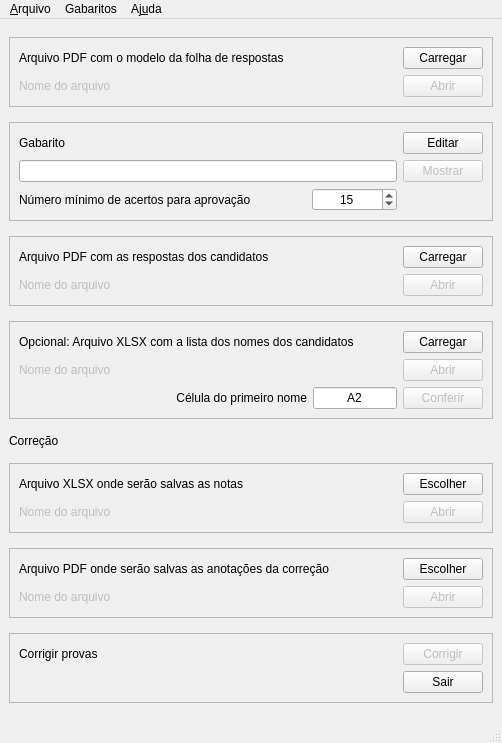
<?xml version="1.0" encoding="UTF-8"?>
<ui version="4.0">
 <class>MainWindow</class>
 <widget class="QMainWindow" name="MainWindow">
  <property name="geometry">
   <rect>
    <x>0</x>
    <y>0</y>
    <width>502</width>
    <height>743</height>
   </rect>
  </property>
  <property name="sizePolicy">
   <sizepolicy hsizetype="Preferred" vsizetype="Fixed">
    <horstretch>0</horstretch>
    <verstretch>0</verstretch>
   </sizepolicy>
  </property>
  <property name="minimumSize">
   <size>
    <width>0</width>
    <height>0</height>
   </size>
  </property>
  <property name="windowTitle">
   <string>Corretor ENA</string>
  </property>
  <property name="locale">
   <locale language="Portuguese" country="Brazil"/>
  </property>
  <widget class="QWidget" name="centralwidget">
   <property name="sizePolicy">
    <sizepolicy hsizetype="Preferred" vsizetype="Fixed">
     <horstretch>0</horstretch>
     <verstretch>0</verstretch>
    </sizepolicy>
   </property>
   <layout class="QGridLayout" name="gridLayout_3">
    <item row="0" column="0">
     <widget class="QFrame" name="frameModel">
      <property name="sizePolicy">
       <sizepolicy hsizetype="Preferred" vsizetype="Fixed">
        <horstretch>0</horstretch>
        <verstretch>0</verstretch>
       </sizepolicy>
      </property>
      <property name="frameShape">
       <enum>QFrame::StyledPanel</enum>
      </property>
      <property name="frameShadow">
       <enum>QFrame::Raised</enum>
      </property>
      <layout class="QGridLayout" name="gridLayout_12">
       <item row="0" column="1">
        <widget class="QPushButton" name="pushButtonModelLoad">
         <property name="toolTip">
          <string>Carrega o arquivo PDF com o modelo da folha de respostas</string>
         </property>
         <property name="statusTip">
          <string>Carrega o arquivo PDF com o modelo da folha de respostas</string>
         </property>
         <property name="text">
          <string>Carregar</string>
         </property>
         <property name="autoDefault">
          <bool>true</bool>
         </property>
        </widget>
       </item>
       <item row="1" column="1">
        <widget class="QPushButton" name="pushButtonModelOpen">
         <property name="enabled">
          <bool>false</bool>
         </property>
         <property name="toolTip">
          <string>Exibe o modelo da folha de respostas com as marcações para a correção</string>
         </property>
         <property name="statusTip">
          <string>Exibe o modelo da folha de respostas com as marcações para a correção</string>
         </property>
         <property name="text">
          <string>Abrir</string>
         </property>
         <property name="autoDefault">
          <bool>true</bool>
         </property>
        </widget>
       </item>
       <item row="1" column="0">
        <widget class="QLabel" name="labelModelFileName">
         <property name="enabled">
          <bool>false</bool>
         </property>
         <property name="sizePolicy">
          <sizepolicy hsizetype="Preferred" vsizetype="Fixed">
           <horstretch>0</horstretch>
           <verstretch>0</verstretch>
          </sizepolicy>
         </property>
         <property name="minimumSize">
          <size>
           <width>0</width>
           <height>0</height>
          </size>
         </property>
         <property name="baseSize">
          <size>
           <width>0</width>
           <height>26</height>
          </size>
         </property>
         <property name="autoFillBackground">
          <bool>true</bool>
         </property>
         <property name="frameShape">
          <enum>QFrame::NoFrame</enum>
         </property>
         <property name="frameShadow">
          <enum>QFrame::Plain</enum>
         </property>
         <property name="text">
          <string>Nome do arquivo</string>
         </property>
         <property name="wordWrap">
          <bool>false</bool>
         </property>
         <property name="buddy">
          <cstring>pushButtonModelOpen</cstring>
         </property>
        </widget>
       </item>
       <item row="0" column="0">
        <widget class="QLabel" name="labelModel">
         <property name="sizePolicy">
          <sizepolicy hsizetype="Preferred" vsizetype="Fixed">
           <horstretch>4</horstretch>
           <verstretch>0</verstretch>
          </sizepolicy>
         </property>
         <property name="text">
          <string>Arquivo PDF com o modelo da folha de respostas</string>
         </property>
         <property name="buddy">
          <cstring>pushButtonModelLoad</cstring>
         </property>
        </widget>
       </item>
      </layout>
     </widget>
    </item>
    <item row="1" column="0">
     <widget class="QFrame" name="frameKeys">
      <property name="sizePolicy">
       <sizepolicy hsizetype="Preferred" vsizetype="Fixed">
        <horstretch>0</horstretch>
        <verstretch>0</verstretch>
       </sizepolicy>
      </property>
      <property name="frameShape">
       <enum>QFrame::StyledPanel</enum>
      </property>
      <property name="frameShadow">
       <enum>QFrame::Raised</enum>
      </property>
      <layout class="QGridLayout" name="gridLayout_5">
       <item row="1" column="1">
        <widget class="QLineEdit" name="lineEditKeys">
         <property name="toolTip">
          <string>Edição manual do gabarito, use X para anular uma questão</string>
         </property>
         <property name="statusTip">
          <string>Edição manual do gabarito, use X para anular uma questão</string>
         </property>
        </widget>
       </item>
       <item row="1" column="2">
        <widget class="QPushButton" name="pushButtonKeysOpen">
         <property name="enabled">
          <bool>false</bool>
         </property>
         <property name="toolTip">
          <string>Exibe o gabarito na folha de respostas</string>
         </property>
         <property name="statusTip">
          <string>Exibe o gabarito na folha de respostas</string>
         </property>
         <property name="text">
          <string>Mostrar</string>
         </property>
         <property name="autoDefault">
          <bool>true</bool>
         </property>
        </widget>
       </item>
       <item row="0" column="2">
        <widget class="QPushButton" name="pushButtonKeysEdit">
         <property name="enabled">
          <bool>true</bool>
         </property>
         <property name="toolTip">
          <string>Abre o editor para editar o gabarito</string>
         </property>
         <property name="statusTip">
          <string>Abre o editor para editar o gabarito</string>
         </property>
         <property name="text">
          <string>Editar</string>
         </property>
         <property name="autoDefault">
          <bool>true</bool>
         </property>
        </widget>
       </item>
       <item row="0" column="1">
        <widget class="QLabel" name="labelKeys">
         <property name="sizePolicy">
          <sizepolicy hsizetype="Preferred" vsizetype="Fixed">
           <horstretch>4</horstretch>
           <verstretch>0</verstretch>
          </sizepolicy>
         </property>
         <property name="text">
          <string>Gabarito</string>
         </property>
         <property name="buddy">
          <cstring>pushButtonKeysEdit</cstring>
         </property>
        </widget>
       </item>
       <item row="2" column="1">
        <layout class="QHBoxLayout" name="horizontalLayout_5">
         <item>
          <widget class="QLabel" name="labelMinimumCorrects">
           <property name="text">
            <string>Número mínimo de acertos para aprovação </string>
           </property>
           <property name="buddy">
            <cstring>spinBoxMinimum</cstring>
           </property>
          </widget>
         </item>
         <item>
          <widget class="QSpinBox" name="spinBoxMinimum">
           <property name="sizePolicy">
            <sizepolicy hsizetype="Preferred" vsizetype="Fixed">
             <horstretch>0</horstretch>
             <verstretch>0</verstretch>
            </sizepolicy>
           </property>
           <property name="maximumSize">
            <size>
             <width>85</width>
             <height>16777215</height>
            </size>
           </property>
           <property name="toolTip">
            <string>Determina o número mínimo de acertos para aprovação</string>
           </property>
           <property name="statusTip">
            <string>Determina o número mínimo de acertos para aprovação</string>
           </property>
           <property name="alignment">
            <set>Qt::AlignCenter</set>
           </property>
           <property name="minimum">
            <number>1</number>
           </property>
           <property name="maximum">
            <number>30</number>
           </property>
           <property name="value">
            <number>15</number>
           </property>
          </widget>
         </item>
        </layout>
       </item>
      </layout>
     </widget>
    </item>
    <item row="2" column="0">
     <widget class="QFrame" name="frameExams">
      <property name="sizePolicy">
       <sizepolicy hsizetype="Preferred" vsizetype="Fixed">
        <horstretch>0</horstretch>
        <verstretch>0</verstretch>
       </sizepolicy>
      </property>
      <property name="frameShape">
       <enum>QFrame::StyledPanel</enum>
      </property>
      <property name="frameShadow">
       <enum>QFrame::Raised</enum>
      </property>
      <layout class="QGridLayout" name="gridLayout_14">
       <item row="0" column="0">
        <widget class="QLabel" name="labelExams">
         <property name="sizePolicy">
          <sizepolicy hsizetype="Preferred" vsizetype="Fixed">
           <horstretch>4</horstretch>
           <verstretch>0</verstretch>
          </sizepolicy>
         </property>
         <property name="text">
          <string>Arquivo PDF com as respostas dos candidatos</string>
         </property>
         <property name="buddy">
          <cstring>pushButtonExamsLoad</cstring>
         </property>
        </widget>
       </item>
       <item row="1" column="0">
        <widget class="QLabel" name="labelExamsFileName">
         <property name="enabled">
          <bool>false</bool>
         </property>
         <property name="sizePolicy">
          <sizepolicy hsizetype="Preferred" vsizetype="Fixed">
           <horstretch>0</horstretch>
           <verstretch>0</verstretch>
          </sizepolicy>
         </property>
         <property name="minimumSize">
          <size>
           <width>0</width>
           <height>0</height>
          </size>
         </property>
         <property name="baseSize">
          <size>
           <width>0</width>
           <height>26</height>
          </size>
         </property>
         <property name="autoFillBackground">
          <bool>true</bool>
         </property>
         <property name="frameShape">
          <enum>QFrame::NoFrame</enum>
         </property>
         <property name="text">
          <string>Nome do arquivo</string>
         </property>
         <property name="buddy">
          <cstring>pushButtonExamsOpen</cstring>
         </property>
        </widget>
       </item>
       <item row="1" column="1">
        <widget class="QPushButton" name="pushButtonExamsOpen">
         <property name="enabled">
          <bool>false</bool>
         </property>
         <property name="toolTip">
          <string>Exibe o arquivo PDF com as respostas dos candidatos</string>
         </property>
         <property name="statusTip">
          <string>Exibe o arquivo PDF com as respostas dos candidatos</string>
         </property>
         <property name="text">
          <string>Abrir</string>
         </property>
         <property name="autoDefault">
          <bool>true</bool>
         </property>
        </widget>
       </item>
       <item row="0" column="1">
        <widget class="QPushButton" name="pushButtonExamsLoad">
         <property name="toolTip">
          <string>Carrega o arquivo PDF com as respostas dos candidatos</string>
         </property>
         <property name="statusTip">
          <string>Carrega o arquivo PDF com as respostas dos candidatos</string>
         </property>
         <property name="text">
          <string>Carregar</string>
         </property>
         <property name="autoDefault">
          <bool>true</bool>
         </property>
        </widget>
       </item>
      </layout>
     </widget>
    </item>
    <item row="9" column="0">
     <widget class="QFrame" name="frameResults">
      <property name="sizePolicy">
       <sizepolicy hsizetype="Preferred" vsizetype="Fixed">
        <horstretch>0</horstretch>
        <verstretch>0</verstretch>
       </sizepolicy>
      </property>
      <property name="frameShape">
       <enum>QFrame::StyledPanel</enum>
      </property>
      <property name="frameShadow">
       <enum>QFrame::Raised</enum>
      </property>
      <layout class="QGridLayout" name="gridLayout_2">
       <item row="2" column="0">
        <widget class="QLabel" name="labelOutputResultsFileName">
         <property name="enabled">
          <bool>false</bool>
         </property>
         <property name="sizePolicy">
          <sizepolicy hsizetype="Preferred" vsizetype="Fixed">
           <horstretch>4</horstretch>
           <verstretch>0</verstretch>
          </sizepolicy>
         </property>
         <property name="minimumSize">
          <size>
           <width>0</width>
           <height>0</height>
          </size>
         </property>
         <property name="baseSize">
          <size>
           <width>0</width>
           <height>26</height>
          </size>
         </property>
         <property name="autoFillBackground">
          <bool>true</bool>
         </property>
         <property name="frameShape">
          <enum>QFrame::NoFrame</enum>
         </property>
         <property name="text">
          <string>Nome do arquivo</string>
         </property>
         <property name="buddy">
          <cstring>pushButtonResultsOpen</cstring>
         </property>
        </widget>
       </item>
       <item row="2" column="1">
        <widget class="QPushButton" name="pushButtonResultsOpen">
         <property name="enabled">
          <bool>false</bool>
         </property>
         <property name="toolTip">
          <string>Exibe as notas dos candidatos</string>
         </property>
         <property name="statusTip">
          <string>Exibe as notas dos candidatos</string>
         </property>
         <property name="text">
          <string>Abrir</string>
         </property>
         <property name="autoDefault">
          <bool>true</bool>
         </property>
        </widget>
       </item>
       <item row="1" column="0">
        <widget class="QLabel" name="labelOutputResults">
         <property name="sizePolicy">
          <sizepolicy hsizetype="Preferred" vsizetype="Fixed">
           <horstretch>4</horstretch>
           <verstretch>0</verstretch>
          </sizepolicy>
         </property>
         <property name="text">
          <string>Arquivo XLSX onde serão salvas as notas</string>
         </property>
         <property name="buddy">
          <cstring>pushButtonOutputResultsChoose</cstring>
         </property>
        </widget>
       </item>
       <item row="1" column="1">
        <widget class="QPushButton" name="pushButtonOutputResultsChoose">
         <property name="toolTip">
          <string>Escolhe nome do arquivo XLSX para salvar as notas</string>
         </property>
         <property name="statusTip">
          <string>Escolhe nome do arquivo XLSX para salvar as notas</string>
         </property>
         <property name="text">
          <string>Escolher</string>
         </property>
         <property name="autoDefault">
          <bool>true</bool>
         </property>
        </widget>
       </item>
      </layout>
     </widget>
    </item>
    <item row="3" column="0">
     <widget class="QFrame" name="frameNames">
      <property name="sizePolicy">
       <sizepolicy hsizetype="Preferred" vsizetype="Fixed">
        <horstretch>0</horstretch>
        <verstretch>0</verstretch>
       </sizepolicy>
      </property>
      <property name="frameShape">
       <enum>QFrame::StyledPanel</enum>
      </property>
      <property name="frameShadow">
       <enum>QFrame::Raised</enum>
      </property>
      <layout class="QGridLayout" name="gridLayout_9">
       <item row="0" column="0">
        <layout class="QGridLayout" name="gridLayout_4">
         <item row="2" column="0">
          <widget class="QLabel" name="labelNamesFileName">
           <property name="enabled">
            <bool>false</bool>
           </property>
           <property name="sizePolicy">
            <sizepolicy hsizetype="Preferred" vsizetype="Fixed">
             <horstretch>5</horstretch>
             <verstretch>0</verstretch>
            </sizepolicy>
           </property>
           <property name="minimumSize">
            <size>
             <width>0</width>
             <height>0</height>
            </size>
           </property>
           <property name="baseSize">
            <size>
             <width>0</width>
             <height>26</height>
            </size>
           </property>
           <property name="autoFillBackground">
            <bool>true</bool>
           </property>
           <property name="frameShape">
            <enum>QFrame::NoFrame</enum>
           </property>
           <property name="text">
            <string>Nome do arquivo</string>
           </property>
          </widget>
         </item>
         <item row="0" column="1">
          <widget class="QPushButton" name="pushButtonNamesToggle">
           <property name="toolTip">
            <string>Carrega arquivo XLSX que contém o nome dos candidatos</string>
           </property>
           <property name="statusTip">
            <string>Carrega arquivo XLSX que contém o nome dos candidatos</string>
           </property>
           <property name="text">
            <string>Carregar</string>
           </property>
           <property name="autoDefault">
            <bool>true</bool>
           </property>
          </widget>
         </item>
         <item row="0" column="0">
          <widget class="QLabel" name="labelNames">
           <property name="sizePolicy">
            <sizepolicy hsizetype="Preferred" vsizetype="Fixed">
             <horstretch>4</horstretch>
             <verstretch>0</verstretch>
            </sizepolicy>
           </property>
           <property name="text">
            <string>Opcional: Arquivo XLSX com a lista dos nomes dos candidatos</string>
           </property>
           <property name="buddy">
            <cstring>pushButtonNamesToggle</cstring>
           </property>
          </widget>
         </item>
         <item row="3" column="0">
          <layout class="QVBoxLayout" name="verticalLayout_3">
           <item>
            <layout class="QHBoxLayout" name="horizontalLayout">
             <item>
              <widget class="QLabel" name="labelNomeCell">
               <property name="sizePolicy">
                <sizepolicy hsizetype="Expanding" vsizetype="Fixed">
                 <horstretch>2</horstretch>
                 <verstretch>0</verstretch>
                </sizepolicy>
               </property>
               <property name="text">
                <string>Célula do primeiro nome</string>
               </property>
               <property name="alignment">
                <set>Qt::AlignRight|Qt::AlignTrailing|Qt::AlignVCenter</set>
               </property>
               <property name="buddy">
                <cstring>lineEditFirstCell</cstring>
               </property>
              </widget>
             </item>
             <item>
              <widget class="QLineEdit" name="lineEditFirstCell">
               <property name="sizePolicy">
                <sizepolicy hsizetype="Preferred" vsizetype="Fixed">
                 <horstretch>0</horstretch>
                 <verstretch>0</verstretch>
                </sizepolicy>
               </property>
               <property name="minimumSize">
                <size>
                 <width>0</width>
                 <height>0</height>
                </size>
               </property>
               <property name="maximumSize">
                <size>
                 <width>84</width>
                 <height>16777215</height>
                </size>
               </property>
               <property name="baseSize">
                <size>
                 <width>0</width>
                 <height>0</height>
                </size>
               </property>
               <property name="toolTip">
                <string>Indica a célula onde está armazenado o primeiro nome</string>
               </property>
               <property name="statusTip">
                <string>Indica a célula onde está armazenado o primeiro nome</string>
               </property>
               <property name="text">
                <string>A2</string>
               </property>
               <property name="maxLength">
                <number>2</number>
               </property>
               <property name="frame">
                <bool>true</bool>
               </property>
               <property name="alignment">
                <set>Qt::AlignCenter</set>
               </property>
              </widget>
             </item>
            </layout>
           </item>
          </layout>
         </item>
         <item row="3" column="1">
          <widget class="QPushButton" name="pushButtonNamesCheck">
           <property name="enabled">
            <bool>false</bool>
           </property>
           <property name="toolTip">
            <string>Exibe os nomes dos candidatos</string>
           </property>
           <property name="statusTip">
            <string>Exibe os nomes dos candidatos</string>
           </property>
           <property name="text">
            <string>Conferir</string>
           </property>
           <property name="autoDefault">
            <bool>true</bool>
           </property>
          </widget>
         </item>
         <item row="2" column="1">
          <widget class="QPushButton" name="pushButtonNamesOpen">
           <property name="enabled">
            <bool>false</bool>
           </property>
           <property name="toolTip">
            <string>Abre o arquivo com os nomes dos candidatos</string>
           </property>
           <property name="statusTip">
            <string>Abre o arquivo com os nomes dos candidatos</string>
           </property>
           <property name="text">
            <string>Abrir</string>
           </property>
           <property name="autoDefault">
            <bool>true</bool>
           </property>
          </widget>
         </item>
        </layout>
       </item>
      </layout>
     </widget>
    </item>
    <item row="11" column="0">
     <widget class="QFrame" name="frameButtons">
      <property name="sizePolicy">
       <sizepolicy hsizetype="Preferred" vsizetype="Fixed">
        <horstretch>0</horstretch>
        <verstretch>0</verstretch>
       </sizepolicy>
      </property>
      <property name="frameShape">
       <enum>QFrame::StyledPanel</enum>
      </property>
      <property name="frameShadow">
       <enum>QFrame::Raised</enum>
      </property>
      <layout class="QGridLayout" name="gridLayout_11">
       <item row="0" column="1">
        <widget class="QPushButton" name="pushButtonRun">
         <property name="enabled">
          <bool>false</bool>
         </property>
         <property name="sizePolicy">
          <sizepolicy hsizetype="Fixed" vsizetype="Fixed">
           <horstretch>0</horstretch>
           <verstretch>0</verstretch>
          </sizepolicy>
         </property>
         <property name="toolTip">
          <string>Executa a correção</string>
         </property>
         <property name="statusTip">
          <string>Executa a correção</string>
         </property>
         <property name="text">
          <string>Corrigir</string>
         </property>
         <property name="autoDefault">
          <bool>true</bool>
         </property>
        </widget>
       </item>
       <item row="0" column="0">
        <widget class="QLabel" name="labelCorrection">
         <property name="enabled">
          <bool>true</bool>
         </property>
         <property name="sizePolicy">
          <sizepolicy hsizetype="Expanding" vsizetype="Fixed">
           <horstretch>0</horstretch>
           <verstretch>0</verstretch>
          </sizepolicy>
         </property>
         <property name="baseSize">
          <size>
           <width>0</width>
           <height>26</height>
          </size>
         </property>
         <property name="text">
          <string>Corrigir provas</string>
         </property>
        </widget>
       </item>
       <item row="1" column="1">
        <widget class="QPushButton" name="pushButtonExit">
         <property name="text">
          <string>Sair</string>
         </property>
         <property name="autoDefault">
          <bool>true</bool>
         </property>
        </widget>
       </item>
       <item row="1" column="0">
        <widget class="QLabel" name="labelCorrectionExtra">
         <property name="text">
          <string/>
         </property>
        </widget>
       </item>
      </layout>
     </widget>
    </item>
    <item row="10" column="0">
     <widget class="QFrame" name="frameAnnotations">
      <property name="sizePolicy">
       <sizepolicy hsizetype="Preferred" vsizetype="Fixed">
        <horstretch>0</horstretch>
        <verstretch>0</verstretch>
       </sizepolicy>
      </property>
      <property name="frameShape">
       <enum>QFrame::StyledPanel</enum>
      </property>
      <property name="frameShadow">
       <enum>QFrame::Raised</enum>
      </property>
      <layout class="QGridLayout" name="gridLayout">
       <item row="1" column="2">
        <widget class="QPushButton" name="pushButtonOutputAnnotationsChoose">
         <property name="toolTip">
          <string>Escolhe nome do arquivo PDF para salvar as anotações</string>
         </property>
         <property name="statusTip">
          <string>Escolhe nome do arquivo PDF para salvar as anotações</string>
         </property>
         <property name="text">
          <string>Escolher</string>
         </property>
         <property name="autoDefault">
          <bool>true</bool>
         </property>
        </widget>
       </item>
       <item row="1" column="1">
        <widget class="QLabel" name="labelOutputAnnotations">
         <property name="sizePolicy">
          <sizepolicy hsizetype="Preferred" vsizetype="Fixed">
           <horstretch>4</horstretch>
           <verstretch>0</verstretch>
          </sizepolicy>
         </property>
         <property name="text">
          <string>Arquivo PDF onde serão salvas as anotações da correção</string>
         </property>
         <property name="buddy">
          <cstring>pushButtonOutputAnnotationsChoose</cstring>
         </property>
        </widget>
       </item>
       <item row="2" column="1">
        <widget class="QLabel" name="labelOutputAnnotationsFileName">
         <property name="enabled">
          <bool>false</bool>
         </property>
         <property name="sizePolicy">
          <sizepolicy hsizetype="Preferred" vsizetype="Fixed">
           <horstretch>0</horstretch>
           <verstretch>0</verstretch>
          </sizepolicy>
         </property>
         <property name="minimumSize">
          <size>
           <width>0</width>
           <height>0</height>
          </size>
         </property>
         <property name="baseSize">
          <size>
           <width>0</width>
           <height>26</height>
          </size>
         </property>
         <property name="autoFillBackground">
          <bool>true</bool>
         </property>
         <property name="frameShape">
          <enum>QFrame::NoFrame</enum>
         </property>
         <property name="text">
          <string>Nome do arquivo</string>
         </property>
         <property name="buddy">
          <cstring>pushButtonAnnotationsOpen</cstring>
         </property>
        </widget>
       </item>
       <item row="2" column="2">
        <widget class="QPushButton" name="pushButtonAnnotationsOpen">
         <property name="enabled">
          <bool>false</bool>
         </property>
         <property name="toolTip">
          <string>Exibe as anotações das correções</string>
         </property>
         <property name="statusTip">
          <string>Exibe as anotações das correções</string>
         </property>
         <property name="text">
          <string>Abrir</string>
         </property>
         <property name="autoDefault">
          <bool>true</bool>
         </property>
        </widget>
       </item>
      </layout>
     </widget>
    </item>
    <item row="8" column="0">
     <widget class="QLabel" name="label">
      <property name="sizePolicy">
       <sizepolicy hsizetype="Preferred" vsizetype="Fixed">
        <horstretch>0</horstretch>
        <verstretch>0</verstretch>
       </sizepolicy>
      </property>
      <property name="text">
       <string>Correção</string>
      </property>
      <property name="alignment">
       <set>Qt::AlignLeading|Qt::AlignLeft|Qt::AlignVCenter</set>
      </property>
     </widget>
    </item>
   </layout>
  </widget>
  <widget class="QMenuBar" name="menubar">
   <property name="geometry">
    <rect>
     <x>0</x>
     <y>0</y>
     <width>502</width>
     <height>23</height>
    </rect>
   </property>
   <widget class="QMenu" name="menuArquivo">
    <property name="title">
     <string>&amp;Arquivo</string>
    </property>
    <addaction name="action_Run"/>
    <addaction name="separator"/>
    <addaction name="action_Exit"/>
   </widget>
   <widget class="QMenu" name="menuAjuda">
    <property name="title">
     <string>Aj&amp;uda</string>
    </property>
    <addaction name="action_About"/>
    <addaction name="action_Help"/>
   </widget>
   <widget class="QMenu" name="menuKeys">
    <property name="title">
     <string>Gabaritos</string>
    </property>
    <addaction name="action_Keys_Open"/>
    <addaction name="action_Keys_Save"/>
    <addaction name="action_Keys_Saveas"/>
    <addaction name="separator"/>
   </widget>
   <addaction name="menuArquivo"/>
   <addaction name="menuKeys"/>
   <addaction name="menuAjuda"/>
  </widget>
  <widget class="QStatusBar" name="statusbar">
   <property name="sizePolicy">
    <sizepolicy hsizetype="Preferred" vsizetype="Fixed">
     <horstretch>0</horstretch>
     <verstretch>0</verstretch>
    </sizepolicy>
   </property>
  </widget>
  <action name="action_Exit">
   <property name="text">
    <string>&amp;Sair</string>
   </property>
   <property name="toolTip">
    <string>Sair do programa</string>
   </property>
   <property name="statusTip">
    <string>Sair do programa</string>
   </property>
   <property name="shortcut">
    <string>Ctrl+Q</string>
   </property>
  </action>
  <action name="action_Run">
   <property name="enabled">
    <bool>false</bool>
   </property>
   <property name="text">
    <string>&amp;Corrigir</string>
   </property>
   <property name="toolTip">
    <string>Executa a correção</string>
   </property>
   <property name="statusTip">
    <string>Executa a correção</string>
   </property>
   <property name="shortcut">
    <string>Ctrl+R</string>
   </property>
  </action>
  <action name="action_About">
   <property name="text">
    <string>&amp;Sobre</string>
   </property>
   <property name="toolTip">
    <string>Sobre</string>
   </property>
   <property name="statusTip">
    <string>Exibe a ajuda para o programa</string>
   </property>
  </action>
  <action name="action_Help">
   <property name="text">
    <string>&amp;Ajuda</string>
   </property>
   <property name="toolTip">
    <string>Ajuda</string>
   </property>
   <property name="statusTip">
    <string>Exibe informações sobre o programa</string>
   </property>
  </action>
  <action name="action_Keys_Open">
   <property name="text">
    <string>A&amp;brir</string>
   </property>
  </action>
  <action name="action_Keys_Save">
   <property name="text">
    <string>&amp;Salvar</string>
   </property>
  </action>
  <action name="action_Keys_Saveas">
   <property name="text">
    <string>Sa&amp;lvar como...</string>
   </property>
  </action>
 </widget>
 <tabstops>
  <tabstop>pushButtonModelLoad</tabstop>
  <tabstop>pushButtonModelOpen</tabstop>
  <tabstop>pushButtonKeysEdit</tabstop>
  <tabstop>lineEditKeys</tabstop>
  <tabstop>spinBoxMinimum</tabstop>
  <tabstop>pushButtonKeysOpen</tabstop>
  <tabstop>pushButtonExamsLoad</tabstop>
  <tabstop>pushButtonExamsOpen</tabstop>
  <tabstop>pushButtonNamesToggle</tabstop>
  <tabstop>pushButtonNamesOpen</tabstop>
  <tabstop>lineEditFirstCell</tabstop>
  <tabstop>pushButtonNamesCheck</tabstop>
  <tabstop>pushButtonOutputResultsChoose</tabstop>
  <tabstop>pushButtonResultsOpen</tabstop>
  <tabstop>pushButtonOutputAnnotationsChoose</tabstop>
  <tabstop>pushButtonAnnotationsOpen</tabstop>
  <tabstop>pushButtonRun</tabstop>
  <tabstop>pushButtonExit</tabstop>
 </tabstops>
 <resources/>
 <connections/>
</ui>
